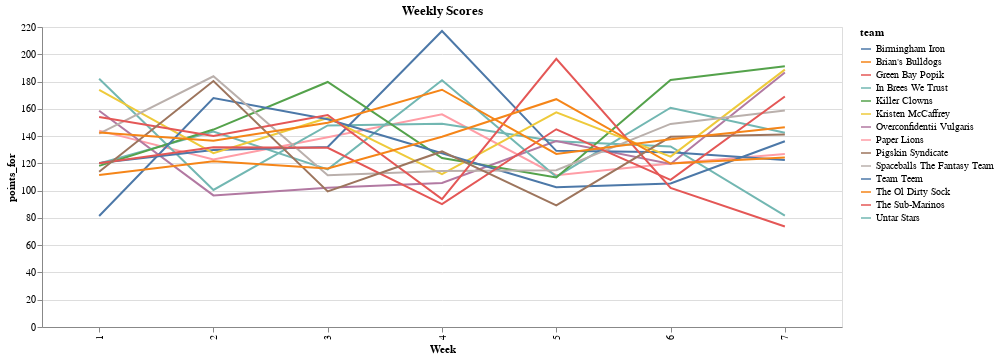

Notebook code cell kept with this figure:
### Code cell
(
    alt.Chart(wide_form)
        .mark_line()
        .encode(x='Week:O', y='points_for:Q', color='team:N')
        .properties(width=800, height=300, title='Weekly Scores')
)

### Figure 1 — Vega-Lite specification as saved in the notebook (floating-point values rounded to 4 significant figures)
{"config": {"view": {"continuousWidth": 400, "continuousHeight": 300}}, "data": {"name": "data-25194f8b672b2dbcb7343cf80241dc4c"}, "mark": "line", "encoding": {"color": {"type": "nominal", "field": "team"}, "x": {"type": "ordinal", "field": "Week"}, "y": {"type": "quantitative", "field": "points_for"}}, "height": 300, "title": "Weekly Scores", "width": 800, "$schema": "https://vega.github.io/schema/vega-lite/v4.8.1.json", "datasets": {"data-25194f8b672b2dbcb7343cf80241dc4c": [{"Week": 1, "team": "Paper Lions", "points_for": 144.0}, {"Week": 2, "team": "Paper Lions", "points_for": 122.8}, {"Week": 3, "team": "Paper Lions", "points_for": 139.1}, {"Week": 4, "team": "Paper Lions", "points_for": 156.0}, {"Week": 5, "team": "Paper Lions", "points_for": 111.3}, {"Week": 6, "team": "Paper Lions", "points_for": 119.9}, {"Week": 7, "team": "Paper Lions", "points_for": 126.9}, {"Week": 1, "team": "In Brees We Trust", "points_for": 182.0}, {"Week": 2, "team": "In Brees We Trust", "points_for": 100.5}, {"Week": 3, "team": "In Brees We Trust", "points_for": 147.8}, {"Week": 4, "team": "In Brees We Trust", "points_for": 149.1}, {"Week": 5, "team": "In Brees We Trust", "points_for": 136.3}, {"Week": 6, "team": "In Brees We Trust", "points_for": 132.4}, {"Week": 7, "team": "In Brees We Trust", "points_for": 81.73}, {"Week": 1, "team": "Overconfidentii Vulgaris", "points_for": 158.6}, {"Week": 2, "team": "Overconfidentii Vulgaris", "points_for": 96.49}, {"Week": 3, "team": "Overconfidentii Vulgaris", "points_for": 102.1}, {"Week": 4, "team": "Overconfidentii Vulgaris", "points_for": 105.7}, {"Week": 5, "team": "Overconfidentii Vulgaris", "points_for": 136.4}, {"Week": 6, "team": "Overconfidentii Vulgaris", "points_for": 119.6}, {"Week": 7, "team": "Overconfidentii Vulgaris", "points_for": 186.7}, {"Week": 1, "team": "Untar Stars", "points_for": 120.0}, {"Week": 2, "team": "Untar Stars", "points_for": 143.4}, {"Week": 3, "team": "Untar Stars", "points_for": 115.6}, {"Week": 4, "team": "Untar Stars", "points_for": 180.9}, {"Week": 5, "team": "Untar Stars", "points_for": 110.2}, {"Week": 6, "team": "Untar Stars", "points_for": 160.8}, {"Week": 7, "team": "Untar Stars", "points_for": 142.4}, {"Week": 1, "team": "Birmingham Iron", "points_for": 120.2}, {"Week": 2, "team": "Birmingham Iron", "points_for": 129.8}, {"Week": 3, "team": "Birmingham Iron", "points_for": 132.0}, {"Week": 4, "team": "Birmingham Iron", "points_for": 217.1}, {"Week": 5, "team": "Birmingham Iron", "points_for": 129.2}, {"Week": 6, "team": "Birmingham Iron", "points_for": 128.1}, {"Week": 7, "team": "Birmingham Iron", "points_for": 122.5}, {"Week": 1, "team": "Killer Clowns", "points_for": 118.1}, {"Week": 2, "team": "Killer Clowns", "points_for": 144.8}, {"Week": 3, "team": "Killer Clowns", "points_for": 179.7}, {"Week": 4, "team": "Killer Clowns", "points_for": 123.9}, {"Week": 5, "team": "Killer Clowns", "points_for": 109.7}, {"Week": 6, "team": "Killer Clowns", "points_for": 181.2}, {"Week": 7, "team": "Killer Clowns", "points_for": 191.3}, {"Week": 1, "team": "Kristen McCaffrey", "points_for": 173.9}, {"Week": 2, "team": "Kristen McCaffrey", "points_for": 127.5}, {"Week": 3, "team": "Kristen McCaffrey", "points_for": 153.3}, {"Week": 4, "team": "Kristen McCaffrey", "points_for": 112.2}, {"Week": 5, "team": "Kristen McCaffrey", "points_for": 157.4}, {"Week": 6, "team": "Kristen McCaffrey", "points_for": 125.0}, {"Week": 7, "team": "Kristen McCaffrey", "points_for": 188.8}, {"Week": 1, "team": "Team Teem", "points_for": 81.45}, {"Week": 2, "team": "Team Teem", "points_for": 167.9}, {"Week": 3, "team": "Team Teem", "points_for": 152.4}, {"Week": 4, "team": "Team Teem", "points_for": 127.4}, {"Week": 5, "team": "Team Teem", "points_for": 102.5}, {"Week": 6, "team": "Team Teem", "points_for": 105.2}, {"Week": 7, "team": "Team Teem", "points_for": 136.2}, {"Week": 1, "team": "Spaceballs The Fantasy Team", "points_for": 141.8}, {"Week": 2, "team": "Spaceballs The Fantasy Team", "points_for": 183.8}, {"Week": 3, "team": "Spaceballs The Fantasy Team", "points_for": 111.2}, {"Week": 4, "team": "Spaceballs The Fantasy Team", "points_for": 114.4}, {"Week": 5, "team": "Spaceballs The Fantasy Team", "points_for": 115.0}, {"Week": 6, "team": "Spaceballs The Fantasy Team", "points_for": 148.9}, {"Week": 7, "team": "Spaceballs The Fantasy Team", "points_for": 158.8}, {"Week": 1, "team": "Green Bay Popik", "points_for": 154.0}, {"Week": 2, "team": "Green Bay Popik", "points_for": 140.1}, {"Week": 3, "team": "Green Bay Popik", "points_for": 155.4}, {"Week": 4, "team": "Green Bay Popik", "points_for": 93.74}, {"Week": 5, "team": "Green Bay Popik", "points_for": 196.7}, {"Week": 6, "team": "Green Bay Popik", "points_for": 102.0}, {"Week": 7, "team": "Green Bay Popik", "points_for": 73.75}, {"Week": 1, "team": "The Sub-Marinos", "points_for": 120.1}, {"Week": 2, "team": "The Sub-Marinos", "points_for": 131.8}, {"Week": 3, "team": "The Sub-Marinos", "points_for": 131.4}, {"Week": 4, "team": "The Sub-Marinos", "points_for": 90.18}, {"Week": 5, "team": "The Sub-Marinos", "points_for": 145.0}, {"Week": 6, "team": "The Sub-Marinos", "points_for": 107.8}, {"Week": 7, "team": "The Sub-Marinos", "points_for": 169.1}, {"Week": 1, "team": "Pigskin Syndicate", "points_for": 113.9}, {"Week": 2, "team": "Pigskin Syndicate", "points_for": 180.4}, {"Week": 3, "team": "Pigskin Syndicate", "points_for": 99.42}, {"Week": 4, "team": "Pigskin Syndicate", "points_for": 128.8}, {"Week": 5, "team": "Pigskin Syndicate", "points_for": 89.14}, {"Week": 6, "team": "Pigskin Syndicate", "points_for": 139.5}, {"Week": 7, "team": "Pigskin Syndicate", "points_for": 141.2}, {"Week": 1, "team": "Brian's Bulldogs", "points_for": 142.6}, {"Week": 2, "team": "Brian's Bulldogs", "points_for": 136.5}, {"Week": 3, "team": "Brian's Bulldogs", "points_for": 149.8}, {"Week": 4, "team": "Brian's Bulldogs", "points_for": 174.0}, {"Week": 5, "team": "Brian's Bulldogs", "points_for": 126.9}, {"Week": 6, "team": "Brian's Bulldogs", "points_for": 137.7}, {"Week": 7, "team": "Brian's Bulldogs", "points_for": 146.5}, {"Week": 1, "team": "The Ol Dirty Sock", "points_for": 111.5}, {"Week": 2, "team": "The Ol Dirty Sock", "points_for": 121.5}, {"Week": 3, "team": "The Ol Dirty Sock", "points_for": 116.3}, {"Week": 4, "team": "The Ol Dirty Sock", "points_for": 139.5}, {"Week": 5, "team": "The Ol Dirty Sock", "points_for": 167.1}, {"Week": 6, "team": "The Ol Dirty Sock", "points_for": 119.9}, {"Week": 7, "team": "The Ol Dirty Sock", "points_for": 124.2}]}}
